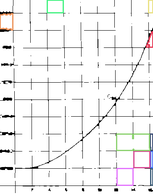
#> input picture backend/curve_trace_debug.png, 153 x 196 px, shrunk from 364 x 467 before the run, given as the content of the folder e/t2/backend/artifacts/rendered_pages/Glider_Flying_Handbook, which was not available
$ python test_classifier.py
#> lines starting #> are read from the running program, lines starting #| are printed output that depends on the picture; after the words box and inside, x2 and y2 are one past the last pixel; in counts of white or black regions, pixels touching at a corner belong together; pictures that were not available may be replaced by others from this repository, and a replacement may not be noted
### backend/config.py
from pathlib import Path
import os
from dotenv import load_dotenv

load_dotenv()

GEMINI_API_KEY = os.getenv("GEMINI_API_KEY")
GEMINI_MODEL = os.getenv("GEMINI_MODEL", "gemini-3.5-flash-lite")

SECRET_KEY = os.getenv("SECRET_KEY", "change-this-in-env")
ALGORITHM = "HS256"
ACCESS_TOKEN_EXPIRE_MINUTES = int(os.getenv("ACCESS_TOKEN_EXPIRE_MINUTES", "1440"))
AUTH_USERNAME = os.getenv("AUTH_USERNAME", "admin")
AUTH_PASSWORD = os.getenv("AUTH_PASSWORD", "admin123")

BASE_DIR = Path(__file__).resolve().parent
APP_DATA_DIR = Path(os.getenv("APP_DATA_DIR", str(BASE_DIR)))

DOCUMENTS_DIR = APP_DATA_DIR / "documents"
MANUALS_DIR = DOCUMENTS_DIR / "manuals"
UPLOADED_DOCUMENTS_DIR = DOCUMENTS_DIR / "uploaded"

ARTIFACTS_DIR = APP_DATA_DIR / "artifacts"
RENDERED_PAGES_DIR = ARTIFACTS_DIR / "rendered_pages"
OCR_OUTPUT_DIR = ARTIFACTS_DIR / "ocr_output"
IMAGE_CLASSIFIER_OUTPUT_DIR = ARTIFACTS_DIR / "image_classifier"
VISION_OUTPUT_DIR = ARTIFACTS_DIR / "vision_output"
GRAPH_OUTPUT_DIR = ARTIFACTS_DIR / "graph_output"
TABLE_OUTPUT_DIR = ARTIFACTS_DIR / "table_output"
EMBEDDING_CACHE_DIR = ARTIFACTS_DIR / "embedding_cache"
FIGURE_INDEX_DIR = ARTIFACTS_DIR / "figure_index"
GRAPH_ANALYSIS_DIR = ARTIFACTS_DIR / "graph_analysis"
GRAPH_JSON_DIR = ARTIFACTS_DIR / "graph_json"
MULTIMODAL_OUTPUT_DIR = ARTIFACTS_DIR / "multimodal_chunks"
UPLOADED_IMAGES_DIR = DOCUMENTS_DIR / "images"

CHROMA_DB_PATH = str(APP_DATA_DIR / "chroma_db")
COLLECTION_NAME = "customer_documents"

CHUNK_SIZE = 1000
CHUNK_OVERLAP = 100
BATCH_SIZE = 32

TESSERACT_PATH = os.getenv("TESSERACT_PATH", "")
OCR_DPI = int(os.getenv("OCR_DPI", "300"))
RENDER_DPI = int(os.getenv("RENDER_DPI", "300"))

for directory in [
    DOCUMENTS_DIR,
    MANUALS_DIR,
    UPLOADED_DOCUMENTS_DIR,
    ARTIFACTS_DIR,
    RENDERED_PAGES_DIR,
    OCR_OUTPUT_DIR,
    IMAGE_CLASSIFIER_OUTPUT_DIR,
    VISION_OUTPUT_DIR,
    GRAPH_OUTPUT_DIR,
    TABLE_OUTPUT_DIR,
    EMBEDDING_CACHE_DIR,
    FIGURE_INDEX_DIR,
    GRAPH_ANALYSIS_DIR,
    GRAPH_JSON_DIR,
    MULTIMODAL_OUTPUT_DIR,
    UPLOADED_IMAGES_DIR,
]:
    directory.mkdir(parents=True, exist_ok=True)
ENABLE_MULTIMODAL_PDF_INGESTION = os.getenv("ENABLE_MULTIMODAL_PDF_INGESTION", "false").lower() in {"1", "true", "yes"}
ENABLE_IMAGE_VISION = os.getenv("ENABLE_IMAGE_VISION", "false").lower() in {"1", "true", "yes"}
ENABLE_GRAPH_ANALYSIS = os.getenv("ENABLE_GRAPH_ANALYSIS", "false").lower() in {"1", "true", "yes"}

### backend/rag/image_classifier.py
from pathlib import Path
import json
import cv2
import numpy as np
from rag.axis_detector import AxisDetector
from rag.tick_detector import TickDetector
from config import (
    RENDERED_PAGES_DIR,
    ARTIFACTS_DIR
)

IMAGE_CLASSIFIER_OUTPUT = ARTIFACTS_DIR / "image_classifier"
IMAGE_CLASSIFIER_OUTPUT.mkdir(parents=True, exist_ok=True)

class ImageClassifier:
    def __init__(self):

        self.min_area = 10000

        self.axis_detector = AxisDetector()
        self.tick_detector = TickDetector()

    # ---------------------------------------------------------
    # [11 lines left out: function classify_image, not called in this run]

    def classify_region(self, roi):

        gray = cv2.cvtColor(roi, cv2.COLOR_BGR2GRAY)

        h, w = gray.shape

        aspect = w / h

        edges = cv2.Canny(gray, 50, 150)

        edge_ratio = np.count_nonzero(edges) / edges.size

        # --------------------------------------------------
        # TABLE
        # --------------------------------------------------

        if edge_ratio > 0.18 and aspect > 1.3:

            return "table"

        # --------------------------------------------------
        # GRAPH VALIDATION
        # --------------------------------------------------

        try:

            axes = self.axis_detector.detect(roi)

            if axes is not None:

                ticks = self.tick_detector.detect(

                    roi,

                    original=roi,

                    axes=axes

                )

                x_tick_count = len(ticks["x_ticks"])

                y_tick_count = len(ticks["y_ticks"])

                print(

                    f"Graph Check -> X:{x_tick_count} Y:{y_tick_count}"

                )

                if x_tick_count >= 2 and y_tick_count >= 2:

                    return "graph"

        except Exception as e:

            print("Graph validation failed:", e)

        # --------------------------------------------------
        # DIAGRAM
        # --------------------------------------------------

        if edge_ratio > 0.03:

            return "diagram"

        # --------------------------------------------------
        # PHOTO
        # --------------------------------------------------

        return "photo"

    # ---------------------------------------------------------
    # [13 lines left out: function classify_image, not called in this run]
    def process_page(self, image_path):

        image_path = Path(image_path)

        image = cv2.imread(str(image_path))
#> image is the input picture: shape (196, 153, 3); mean B, G, R 239.8, 239.9, 240.2

        gray = cv2.cvtColor(image, cv2.COLOR_BGR2GRAY)
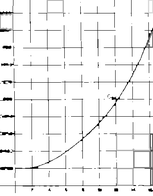
#> gray: shape (196, 153); min 0, max 255, mean 240

        thresh = cv2.threshold(
            gray,
            240,
            255,
            cv2.THRESH_BINARY_INV
        )[1]
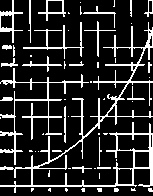
#> thresh: shape (196, 153); 16.8% white in thin lines or dots

        contours, _ = cv2.findContours(
            thresh,
            cv2.RETR_EXTERNAL,
            cv2.CHAIN_APPROX_SIMPLE
        )
#> contours = 59 contours, 45 with area under 20; largest, box (x1, y1, x2, y2) and area: (0, 22, 153, 193) 2312, (0, 68, 89, 165) 416, (0, 0, 23, 43) 285, (38, 0, 66, 21) 242, (23, 22, 84, 59) 120

        output = []

        debug = image.copy()

        for contour in contours:

            x, y, w, h = cv2.boundingRect(contour)

            area = w * h

            if area < self.min_area:
                continue

            roi = image[y:y+h, x:x+w]

            region_type = self.classify_region(roi)

            output.append({

                "bbox": [x, y, w, h],

                "type": region_type

            })

            cv2.rectangle(
                debug,
                (x, y),
                (x+w, y+h),
                (0,255,0),
                3
            )

            cv2.putText(
                debug,
                region_type,
                (x,y-5),
                cv2.FONT_HERSHEY_SIMPLEX,
                0.8,
                (0,0,255),
                2
            )
#> this loop made 59 passes
#> (x, y, area) on passes 1, 3, 4, 14, 20, 26, 30, 31, 34, 35, 37, 40: (148, 188, 20), (114, 188, 20), (97, 188, 20), (72, 166, 140), (99, 137, 87), (64, 106, 74), (0, 97, 52), (127, 86, 252), (0, 68, 8633), (148, 62, 44), (69, 61, 75), (1, 58, 153)
#> (contour, x, y, area) on passes 13, 18: ([[97, 167], [97, 168], [110, 168], [110, 167]], 97, 167, 28), ([[52, 150], [52, 151], [61, 151], [60, 150]], 52, 150, 20)
#| Graph validation failed: too many values to unpack (expected 2)
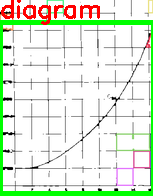
#> debug: shape (196, 153, 3); 10.26% of pixels changed, all inside (x1, y1, x2, y2) = (0, 0, 153, 196)
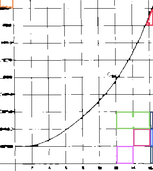
#> roi: shape (171, 153, 3); mean B, G, R 239.2, 238.9, 239.6
#> after the loop, output = 1 item

        return output, debug

    # ---------------------------------------------------------

    def process_document(self, document_name):

        pages = sorted(

            (RENDERED_PAGES_DIR / document_name).glob("*.png")

        )

        output_folder = IMAGE_CLASSIFIER_OUTPUT / document_name

        output_folder.mkdir(
            parents=True,
            exist_ok=True
        )

        print("="*60)
        print("IMAGE CLASSIFICATION")
        print("="*60)

        for page in pages:

            regions, debug = self.process_page(page)
#> regions = 1 item

            json_path = output_folder / f"{page.stem}.json"

            with open(json_path, "w") as f:

                json.dump(

                    regions,

                    f,

                    indent=4

                )

            debug_path = output_folder / f"{page.stem}.png"

            cv2.imwrite(

                str(debug_path),

                debug

            )

            print(f"✓ {page.name}   Regions : {len(regions)}")
#| ✓ curve_trace_debug.png   Regions : 1

        print("\nDone.")

### backend/rag/axis_detector.py
import cv2
import numpy as np


class AxisDetector:

    ############################################################

    # [18 lines left out: functions to_python_int, smooth, not called in this run]

    ############################################################

    def detect(self, image):

        h, w = image.shape

        binary = image < 180

        ########################################################
        # Remove title and bottom caption
        ########################################################

        binary[:int(h * 0.08), :] = False
        binary[int(h * 0.92):, :] = False

        ########################################################
        # Y AXIS
        ########################################################

        vproj = np.sum(
            binary,
            axis=0
        )

        vproj = self.smooth(vproj)

        # ignore page border
        vproj[:int(w * 0.02)] = 0

        # search only left half
        left_limit = int(w * 0.35)

        search = vproj[:left_limit]

        threshold = search.max() * 0.65

        peaks = np.where(
            search >= threshold
        )[0]

        if len(peaks):

            groups = np.split(
                peaks,
                np.where(
                    np.diff(peaks) > 5
                )[0] + 1
            )

            y_axis_x = int(
                np.mean(groups[0])
            )

        else:

            y_axis_x = int(
                np.argmax(search)
            )

        ########################################################
        # X AXIS
        ########################################################

        hproj = np.sum(
            binary,
            axis=1
        )

        hproj = self.smooth(hproj)

        start = int(h * 0.55)
        end = int(h * 0.90)

        roi = hproj[start:end]

        threshold = roi.max() * 0.75

        candidates = np.where(
            roi >= threshold
        )[0]

        if len(candidates):

            x_axis_y = int(
                candidates[-1]
                + start
            )

        else:

            x_axis_y = int(
                np.argmax(roi)
                + start
            )

        ########################################################
        # Small correction
        ########################################################

        y_axis_x += int(w * 0.005)
        x_axis_y -= int(h * 0.005)

        ########################################################
        # Origin
        ########################################################

        origin = (
            int(y_axis_x),
            int(x_axis_y)
        )

        ########################################################
        # Plot limits
        ########################################################

        top, right = self.detect_plot_limits(
            image,
            origin
        )

        ########################################################
        # Final axes
        ########################################################

        x_axis = (

            origin[0],
            origin[1],

            int(right),
            origin[1]
        )

        y_axis = (

            origin[0],
            int(top),

            origin[0],
            origin[1]
        )

        return {

            "x_axis":
                self.to_python_int(
                    x_axis
                ),

            "y_axis":
                self.to_python_int(
                    y_axis
                ),

            "origin":
                self.to_python_int(
                    origin
                )
        }

    ############################################################


    ############################################################
# Detect graph limits
############################################################
    # [132 lines left out: functions detect_plot_limits, draw_axes, not called in this run]


### backend/test_classifier.py
from rag.image_classifier import ImageClassifier

classifier = ImageClassifier()

classifier.process_document(
    "Glider_Flying_Handbook"
)
